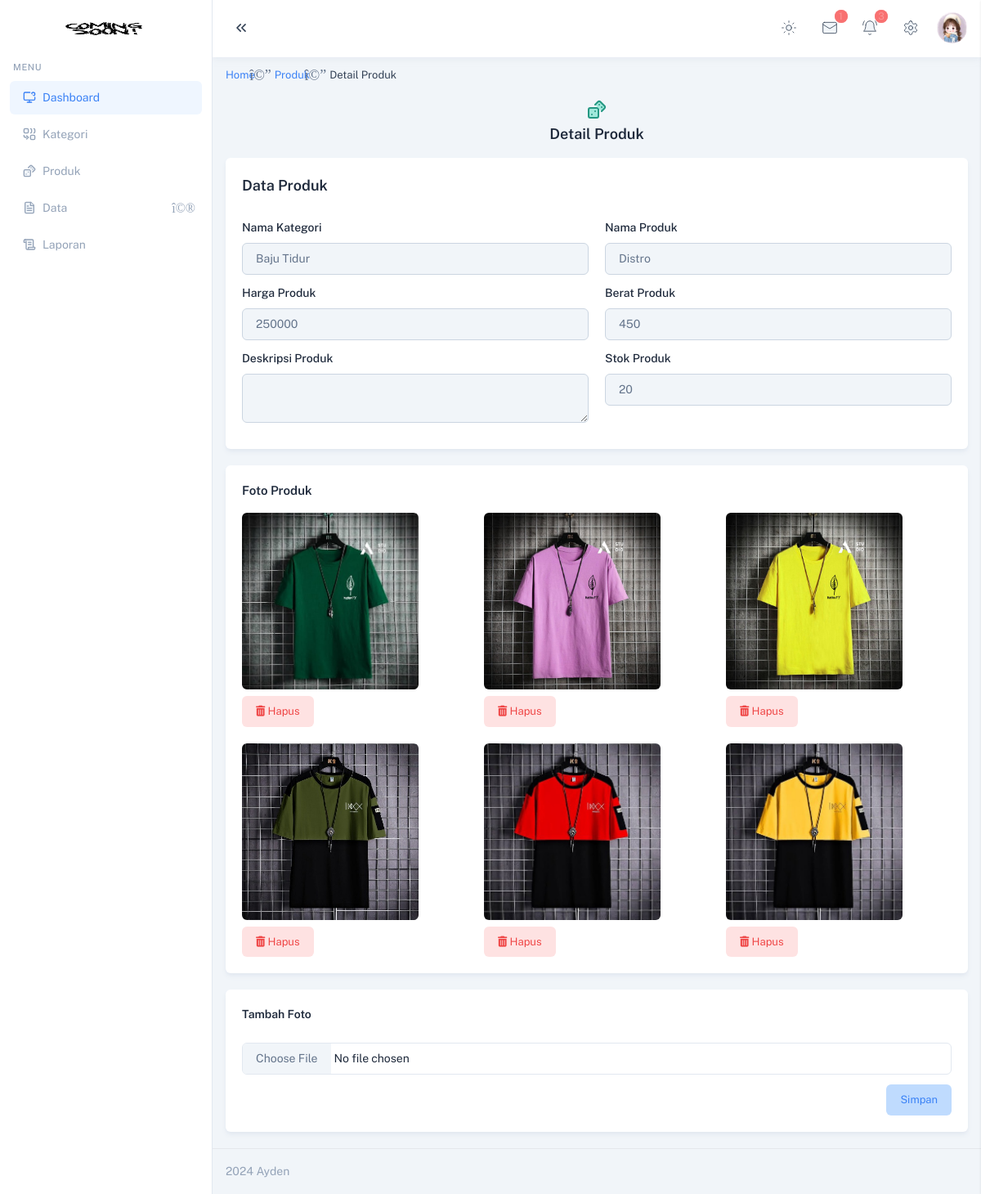
Page /admin/index.php?halaman=detail_produk&id=31 (signed in) on the committed database.
### tables this page shows
CREATE TABLE `produk` (
  `id_produk` int(11) NOT NULL,
  `id_kategori` int(11) NOT NULL,
  `nama_produk` varchar(100) NOT NULL,
  `harga_produk` int(11) NOT NULL,
  `berat_produk` int(11) NOT NULL,
  `foto_produk` varchar(255) NOT NULL,
  `deskripsi_produk` text NOT NULL,
  `stok_produk` int(11) NOT NULL
);

CREATE TABLE `kategori` (
  `id_kategori` int(11) NOT NULL,
  `nama_kategori` varchar(100) NOT NULL
);

CREATE TABLE `produk_foto` (
  `id_produk_foto` int(11) NOT NULL,
  `id_produk` int(11) NOT NULL,
  `nama_produk_foto` varchar(255) NOT NULL
);

### admin/detail/detail_produk.php (the view, shortened to what this page needs)
<ul class="mt-3 flex flex-wrap items-center gap-2 mb-3 text-sm font-normal">
    <li
        class="relative before:content-['\ea54'] before:font-remix before:ltr:-right-1 before:rtl:-left-1 before:absolute before:text-[18px] before:-top-[3px] ltr:pr-4 rtl:pl-4 before:rtl:rotate-180 before:text-slate-500 dark:before:text-zink-200"
    >
        <a href="index.php" class="text-custom-500 dark:text-custom-500">Home</a>
    </li>
    <li
        class="relative before:content-['\ea54'] before:font-remix before:ltr:-right-1 before:rtl:-left-1 before:absolute before:text-[18px] before:-top-[3px] ltr:pr-4 rtl:pl-4 before:rtl:rotate-180 before:text-slate-500 dark:before:text-zink-200"
    >
        <a href="index.php?halaman=produk" class="text-custom-500 dark:text-custom-500">Produk</a>
    </li>
    <li class="text-slate-700 dark:text-zink-100">Detail Produk</li>
</ul>
<div class="px-1 py-1 text-center bg-white-200 rounded-md dark:bg-white-900">
    <div
        class="flex items-center justify-center mx-auto mb-0 rounded-md size-8 dark:bg-white-400/20"
    >
        <i
            data-lucide="dices"
            class="text-green-500 fill-green-200 dark:fill-green-500/20"
        ></i>
    </div>
    <h5 class="mb-0 text-dark-400">Detail Produk</h5>
</div>
<?php
$id_produk = $_GET["id"];
$ambil = $koneksi->query(
  "SELECT * FROM produk JOIN kategori ON produk.id_kategori=kategori.id_kategori WHERE id_produk='$id_produk'"
);
$detailproduk = $ambil->fetch_assoc();
$produk_foto = [];
$ambil = $koneksi->query(
  "SELECT * FROM produk_foto WHERE id_produk='$id_produk'"
);
while ($tiap = $ambil->fetch_assoc()) {
  $produk_foto[] = $tiap;
}
?>
<div class="mt-3 card">
  <div class="card-body">
    <h5 class="mb-7">Data Produk</h5>
       <div class="grid grid-cols-1 gap-x-5 md:grid-cols-2 xl:grid-cols-3">
           <div class="mb-3">
              <label for="inputText" class="inline-block mb-2 text-base font-medium">Nama Kategori</label>
                <input disabled="" id="inputPlaceholder" class="form-input border-slate-200 dark:border-zink-500 focus:outline-none focus:border-custom-500 disabled:bg-slate-100 dark:disabled:bg-zink-600 disabled:border-slate-300 dark:disabled:border-zink-500 dark:disabled:text-zink-200 disabled:text-slate-500 dark:text-zink-100 dark:bg-zink-700 dark:focus:border-custom-800 placeholder:text-slate-400 dark:placeholder:text-zink-200" value="<?php echo $detailproduk[
                  "nama_kategori"
                ]; ?>">
            </div>
           <div class="mb-3">
              <label for="inputText" class="inline-block mb-2 text-base font-medium">Nama Produk</label>
                <input disabled="" id="inputPlaceholder" class="form-input border-slate-200 dark:border-zink-500 focus:outline-none focus:border-custom-500 disabled:bg-slate-100 dark:disabled:bg-zink-600 disabled:border-slate-300 dark:disabled:border-zink-500 dark:disabled:text-zink-200 disabled:text-slate-500 dark:text-zink-100 dark:bg-zink-700 dark:focus:border-custom-800 placeholder:text-slate-400 dark:placeholder:text-zink-200" value="<?php echo $detailproduk[
                  "nama_produk"
                ]; ?>">
            </div>
           <div class="mb-3">
              <label for="inputText" class="inline-block mb-2 text-base font-medium">Harga Produk</label>
                <input disabled="" id="inputPlaceholder" class="form-input border-slate-200 dark:border-zink-500 focus:outline-none focus:border-custom-500 disabled:bg-slate-100 dark:disabled:bg-zink-600 disabled:border-slate-300 dark:disabled:border-zink-500 dark:disabled:text-zink-200 disabled:text-slate-500 dark:text-zink-100 dark:bg-zink-700 dark:focus:border-custom-800 placeholder:text-slate-400 dark:placeholder:text-zink-200" value="<?php echo $detailproduk[
                  "harga_produk"
                ]; ?>">
            </div>
           <div class="mb-3">
              <label for="inputText" class="inline-block mb-2 text-base font-medium">Berat Produk</label>
                <input disabled="" id="inputPlaceholder" class="form-input border-slate-200 dark:border-zink-500 focus:outline-none focus:border-custom-500 disabled:bg-slate-100 dark:disabled:bg-zink-600 disabled:border-slate-300 dark:disabled:border-zink-500 dark:disabled:text-zink-200 disabled:text-slate-500 dark:text-zink-100 dark:bg-zink-700 dark:focus:border-custom-800 placeholder:text-slate-400 dark:placeholder:text-zink-200" value="<?php echo $detailproduk[
                  "berat_produk"
                ]; ?>">
            </div>
           <div class="mb-3">
              <label for="inputText" class="inline-block mb-2 text-base font-medium">Deskripsi Produk</label>
                <textarea disabled="" id="inputPlaceholder" class="form-input border-slate-200 dark:border-zink-500 focus:outline-none focus:border-custom-500 disabled:bg-slate-100 dark:disabled:bg-zink-600 disabled:border-slate-300 dark:disabled:border-zink-500 dark:disabled:text-zink-200 disabled:text-slate-500 dark:text-zink-100 dark:bg-zink-700 dark:focus:border-custom-800 placeholder:text-slate-400 dark:placeholder:text-zink-200" value="<?php echo $detailproduk[
                  "deskripsi_produk"
                ]; ?>"></textarea>
            </div>
           <div class="mb-3">
              <label for="inputText" class="inline-block mb-2 text-base font-medium">Stok Produk</label>
                <input disabled="" id="inputPlaceholder" class="form-input border-slate-200 dark:border-zink-500 focus:outline-none focus:border-custom-500 disabled:bg-slate-100 dark:disabled:bg-zink-600 disabled:border-slate-300 dark:disabled:border-zink-500 dark:disabled:text-zink-200 disabled:text-slate-500 dark:text-zink-100 dark:bg-zink-700 dark:focus:border-custom-800 placeholder:text-slate-400 dark:placeholder:text-zink-200" value="<?php echo $detailproduk[
                  "stok_produk"
                ]; ?>">
            </div>
       </div>
  </div>
</div>
<div class="card">
  <div class="card-body">
    <h6 class="mb-4 text-15">Foto Produk</h6>
    <div class="grid grid-cols-1 gap-5 md:grid-cols-3 xl:grid-cols-4">
     <?php foreach ($produk_foto as $key => $value): ?>
       <div style="width: 13.5rem;">
          <a href="../assets/foto_produk/<?php echo $value[
            "nama_produk_foto"
          ]; ?>" class="glightbox">
           <img src="../assets/foto_produk/<?php echo $value[
             "nama_produk_foto"
           ]; ?>" alt="image" class="rounded-md">
        </a>
        <a href="index.php?halaman=hapus_foto&idfoto=<?php echo $value[
          "id_produk_foto"
        ]; ?>&idproduk=<?php echo $value[
  "id_produk"
]; ?>" class="mt-2 text-red-500 bg-red-100 btn hover:text-white hover:bg-red-600 focus:text-white focus:bg-red-600 focus:ring focus:ring-red-100 active:text-white active:bg-red-600 active:ring active:ring-red-100 dark:bg-red-500/20 dark:text-red-500 dark:hover:bg-red-500 dark:hover:text-white dark:focus:bg-red-500 dark:focus:text-white dark:active:bg-red-500 dark:active:text-white dark:ring-red-400/20">
         <i class="fa-solid fa-trash-can"></i><span> Hapus</span>
       </a>
      </div>
      <?php endforeach; ?>
    </div>
  </div>
</div>
<div class="mt-3 card">
  <div class="card-body">
     <form method="post" enctype="multipart/form-data">
           <div class="mb-3">
               <label for="inputPlaceholder" class="inline-block mb-6 text-base font-medium">
                <h6>Tambah Foto</h6></label>
               <div class="input-foto">
                 <input name="produk_foto" type="file" class="cursor-pointer form-file border-slate-200 dark:border-zink-500 focus:outline-none focus:border-custom-500" placeholder="Enter your name">
               </div>
            </div>
         <div class="text-right">
           <button type="submit" name="simpan" class="text-custom-500 btn bg-custom-200 hover:text-white hover:bg-custom-600 focus:text-white focus:bg-custom-600 focus:ring focus:ring-custom-100 active:text-white active:bg-custom-600 active:ring active:ring-custom-100 dark:bg-custom-500/20 dark:text-custom-500 dark:hover:bg-custom-500 dark:hover:text-white dark:focus:bg-custom-500 dark:focus:text-white dark:active:bg-custom-500 dark:active:text-white dark:ring-custom-400/20">Simpan</button>
          </div>
    </form>
  </div>
</div>

### rows in the picture
produk: id_kategori.nama_kategori "Baju Tidur", nama_produk "Distro", harga_produk "250000", berat_produk "450", stok_produk "20"
produk_foto: nama_produk_foto (picture)
produk_foto: nama_produk_foto (picture)
produk_foto: nama_produk_foto (picture)
produk_foto: nama_produk_foto (picture)
produk_foto: nama_produk_foto (picture)
produk_foto: nama_produk_foto (picture)
